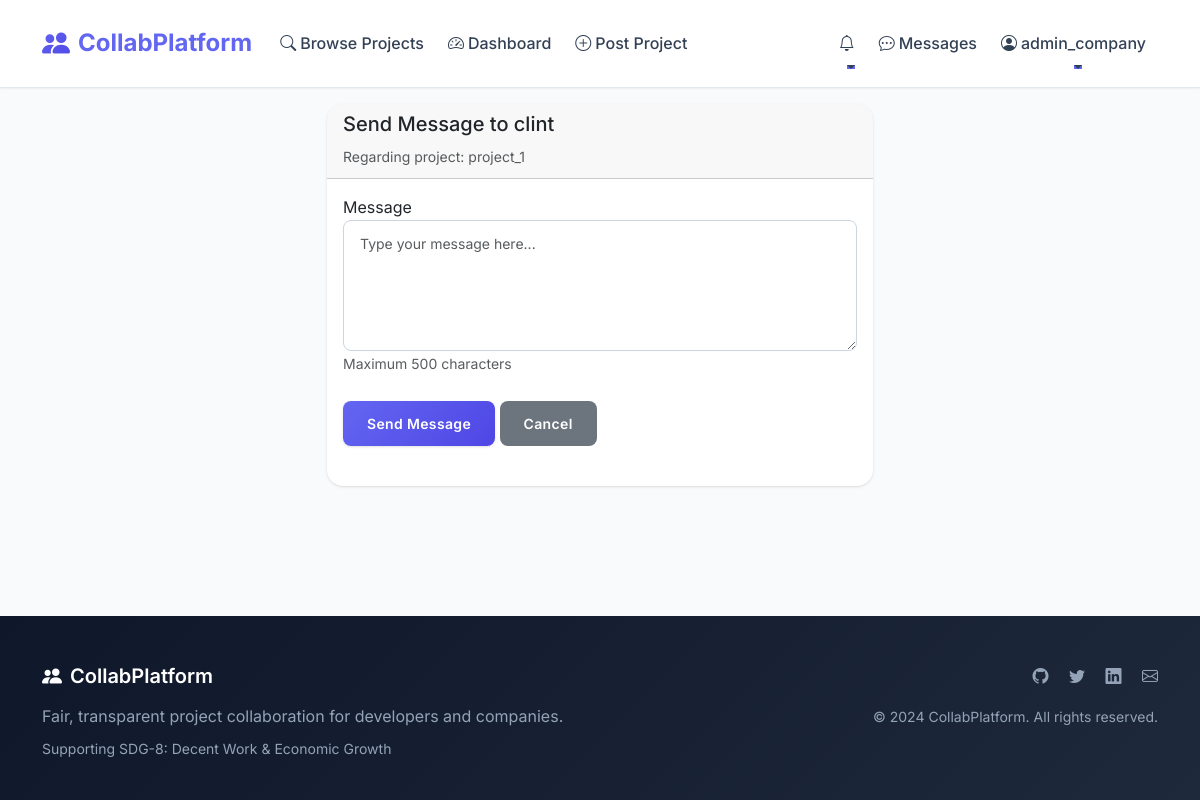
The page /messages/compose/2?project_id=1 (signed in) on the database its author committed.
### app/models.py (models this page shows, shortened)
class User(UserMixin, db.Model):
    id = db.Column(db.Integer, primary_key=True)
    username = db.Column(db.String(80), unique=True, nullable=False)
    email = db.Column(db.String(120), unique=True, nullable=False)
    password_hash = db.Column(db.String(255), nullable=False)
    role = db.Column(db.String(20), nullable=False, default='developer')  # company, developer, admin
    created_at = db.Column(db.DateTime, default=datetime.utcnow)
    is_active = db.Column(db.Boolean, default=True)
    company_profile = db.relationship('CompanyProfile', backref='user', uselist=False)
    developer_profile = db.relationship('DeveloperProfile', backref='user', uselist=False)
    projects = db.relationship('Project', backref='company_user', lazy='dynamic')
    applications = db.relationship('Application', backref='developer_user', lazy='dynamic')

class Project(db.Model):
    id = db.Column(db.Integer, primary_key=True)
    company_id = db.Column(db.Integer, db.ForeignKey('user.id'), nullable=False)
    title = db.Column(db.String(200), nullable=False)
    description = db.Column(db.Text, nullable=False)
    required_skills = db.Column(db.Text)  # JSON string of skills
    deadline = db.Column(db.DateTime, nullable=False)
    winner_reward = db.Column(db.Float, nullable=False)
    participation_reward = db.Column(db.Float, default=0)
    max_shortlist = db.Column(db.Integer, default=10)
    status = db.Column(db.String(20), default='open')  # open, shortlisting, submission, completed, cancelled
    created_at = db.Column(db.DateTime, default=datetime.utcnow)
    updated_at = db.Column(db.DateTime, default=datetime.utcnow, onupdate=datetime.utcnow)
    applications = db.relationship('Application', backref='project', lazy='dynamic', cascade='all, delete-orphan')
    submissions = db.relationship('Submission', backref='project', lazy='dynamic', cascade='all, delete-orphan')
    messages = db.relationship('Message', backref='project', lazy='dynamic', cascade='all, delete-orphan')

### app/routes/main.py (the view, shortened to what this page needs)
@bp.route('/messages/compose/<int:recipient_id>')
@login_required
def compose_message(recipient_id):
    recipient = User.query.get_or_404(recipient_id)
    if recipient.id == current_user.id:
        flash('You cannot send a message to yourself.', 'error')
        return redirect(url_for('main.messages'))
    project_id = request.args.get('project_id', type=int)
    project = None
    if project_id:
        project = Project.query.get(project_id)
    form = MessageForm()
    return render_template('messages/compose.html', form=form, recipient=recipient, project=project)

### app/routes/forms.py
class MessageForm(FlaskForm):
    content = TextAreaField('Message', validators=[DataRequired(), Length(max=500)])
    submit = SubmitField('Send Message')

### app/models.py (called while the page is built)
@login_manager.user_loader
def load_user(user_id):
    return User.query.get(int(user_id))

### app/templates/messages/compose.html (shortened to what this page needs)
{% extends "base.html" %}
{% block content %}
<div class="container mt-4">
    <div class="row">
        <div class="col-md-6 mx-auto">
            <div class="card">
                <div class="card-header">
                    <h5> Send Message to {{ recipient.username }}</h5>
                    {% if project %}
                        <small class="text-muted">Regarding project: {{ project.title }}</small>
                    {% endif %}
                </div>
                <div class="card-body">
                    <form method="POST">
                        <div class="form-group">
                            <label for="{{ form.content.id }}">{{ form.content.label.text }}</label>
                            {{ form.content(class="form-control", rows="5", placeholder="Type your message here...") }}
                            <small class="form-text text-muted">Maximum 500 characters</small>
                        </div>
                        <div class="form-group">
                            {{ form.submit(class="btn btn-primary") }}
                            <a href="{{ url_for('main.messages') }}" class="btn btn-secondary ml-2">Cancel</a>
                        </div>
                    </form>
                </div>
            </div>
        </div>
    </div>
</div>
{% endblock %}

### app/templates/base.html (shortened to what this page needs)
<!DOCTYPE html>
<html lang="en">
<head>
    <link href="https://cdn.jsdelivr.net/npm/bootstrap@5.3.0/dist/css/bootstrap.min.css" rel="stylesheet">
    <link href="https://cdn.jsdelivr.net/npm/bootstrap-icons@1.10.0/font/bootstrap-icons.css" rel="stylesheet">
    <link href="{{ url_for('static', filename='css/style.css') }}" rel="stylesheet">
</head>
<body class="d-flex flex-column min-vh-100">
    <nav class="navbar navbar-expand-lg fixed-top">
        <div class="container">
            <a class="navbar-brand fw-bold" href="{{ url_for('main.index') }}">
                <i class="bi bi-people-fill"></i>
                CollabPlatform
            </a>
            <div class="collapse navbar-collapse" id="navbarNav">
                <ul class="navbar-nav me-auto">
                    <li class="nav-item">
                        <a class="nav-link" href="{{ url_for('main.projects') }}">
                            <i class="bi bi-search me-1"></i>Browse Projects
                        </a>
                    </li>
                    {% if current_user.is_authenticated %}
                        <li class="nav-item">
                            <a class="nav-link" href="{{ url_for('main.dashboard') }}">
                                <i class="bi bi-speedometer2 me-1"></i>Dashboard
                            </a>
                        </li>
                        {% if current_user.role == 'company' %}
                            <li class="nav-item">
                                <a class="nav-link" href="{{ url_for('main.create_project') }}">
                                    <i class="bi bi-plus-circle me-1"></i>Post Project
                                </a>
                            </li>
                        {% endif %}
                    {% endif %}
                </ul>
                <ul class="navbar-nav">
                    {% if current_user.is_authenticated %}
                        <li class="nav-item dropdown">
                            <a class="nav-link dropdown-toggle position-relative" href="#" id="notificationDropdown" role="button" data-bs-toggle="dropdown" aria-expanded="false">
                                <i class="bi bi-bell"></i>
                            </a>
                        </li>
                        <li class="nav-item">
                            <a class="nav-link" href="{{ url_for('main.messages') }}">
                                <i class="bi bi-chat-dots me-1"></i>Messages
                            </a>
                        </li>
                        <li class="nav-item dropdown">
                            <a class="nav-link dropdown-toggle" href="#" id="userDropdown" role="button" data-bs-toggle="dropdown" aria-expanded="false">
                                <i class="bi bi-person-circle me-1"></i>{{ current_user.username }}
                            </a>
                        </li>
                    {% endif %}
                </ul>
            </div>
        </div>
    </nav>
    <main class="flex-grow-1" style="padding-top: 80px;">
        {% block content %}{% endblock %}
    </main>
    <footer class="mt-auto">
        <div class="container">
            <div class="row">
                <div class="col-md-6">
                    <h5><i class="bi bi-people-fill me-2"></i>CollabPlatform</h5>
                    <p>Fair, transparent project collaboration for developers and companies.</p>
                    <p class="small">Supporting SDG-8: Decent Work & Economic Growth</p>
                </div>
                <div class="col-md-6 text-md-end">
                    <div class="mb-3">
                        <a href="#" class="me-3"><i class="bi bi-github"></i></a>
                        <a href="#" class="me-3"><i class="bi bi-twitter"></i></a>
                        <a href="#" class="me-3"><i class="bi bi-linkedin"></i></a>
                        <a href="#"><i class="bi bi-envelope"></i></a>
                    </div>
                    <p class="small">&copy; 2024 CollabPlatform. All rights reserved.</p>
                </div>
            </div>
        </div>
    </footer>
</body>
</html>

### app/static/css/style.css (style rules this page uses)
:root { --primary-color: #6366f1; --primary-dark: #4f46e5; --primary-light: #a5b4fc; --secondary-color: #64748b; --success-color: #10b981; --warning-color: #f59e0b; --danger-color: #ef4444; --info-color: #06b6d4; --light-color: #f8fafc; --dark-color: #0f172a; --gray-50: #f8fafc; --gray-100: #f1f5f9; --gray-200: #e2e8f0; --gray-300: #cbd5e1; --gray-400: #94a3b8; --gray-500: #64748b; --gray-600: #475569; --gray-700: #334155; --gray-800: #1e293b; --gray-900: #0f172a; --shadow-sm: 0 1px 2px 0 rgb(0 0 0 / 0.05); --shadow: 0 1px 3px 0 rgb(0 0 0 / 0.1), 0 1px 2px -1px rgb(0 0 0 / 0.1); --shadow-md: 0 4px 6px -1px rgb(0 0 0 / 0.1), 0 2px 4px -2px rgb(0 0 0 / 0.1); --shadow-lg: 0 10px 15px -3px rgb(0 0 0 / 0.1), 0 4px 6px -4px rgb(0 0 0 / 0.1); --shadow-xl: 0 20px 25px -5px rgb(0 0 0 / 0.1), 0 8px 10px -6px rgb(0 0 0 / 0.1); --radius-sm: 0.375rem; --radius: 0.5rem; --radius-md: 0.75rem; --radius-lg: 1rem; --radius-xl: 1.5rem; }
* { box-sizing: border-box; }
body { font-family: 'Inter', -apple-system, BlinkMacSystemFont, 'Segoe UI', Roboto, sans-serif; line-height: 1.6; color: var(--gray-800); background-color: var(--gray-50); font-weight: 400; -webkit-font-smoothing: antialiased; -moz-osx-font-smoothing: grayscale; }
.card { border: none; border-radius: var(--radius-lg); transition: all 0.3s cubic-bezier(0.4, 0, 0.2, 1); box-shadow: var(--shadow); background: white; overflow: hidden; }
.btn { border-radius: var(--radius); font-weight: 600; padding: 0.75rem 1.5rem; transition: all 0.3s cubic-bezier(0.4, 0, 0.2, 1); border: none; font-size: 0.875rem; letter-spacing: 0.025em; position: relative; overflow: hidden; }
.btn::before { content: ''; position: absolute; top: 0; left: -100%; width: 100%; height: 100%; background: linear-gradient(90deg, transparent, rgba(255,255,255,0.2), transparent); transition: left 0.5s; }
.btn-primary { background: linear-gradient(135deg, var(--primary-color) 0%, var(--primary-dark) 100%); color: white; box-shadow: var(--shadow); }
.navbar { backdrop-filter: blur(20px); background: rgba(255, 255, 255, 0.95) !important; border-bottom: 1px solid var(--gray-200); box-shadow: var(--shadow-sm); padding: 1rem 0; }
.navbar-brand { font-size: 1.5rem; font-weight: 700; color: var(--primary-color) !important; display: flex; align-items: center; gap: 0.5rem; }
.navbar-brand i { font-size: 1.75rem; background: linear-gradient(135deg, var(--primary-color) 0%, var(--primary-dark) 100%); -webkit-background-clip: text; -webkit-text-fill-color: transparent; background-clip: text; }
.navbar-nav .nav-link { font-weight: 500; margin: 0 0.25rem; border-radius: var(--radius); transition: all 0.3s ease; color: var(--gray-700) !important; position: relative; }
.navbar-nav .nav-link::after { content: ''; position: absolute; bottom: -5px; left: 50%; width: 0; height: 2px; background: var(--primary-color); transition: all 0.3s ease; transform: translateX(-50%); }
.form-control, .form-select { border-radius: var(--radius); border: 1px solid var(--gray-300); padding: 0.75rem 1rem; transition: all 0.3s ease; font-size: 0.875rem; background-color: white; }
.form-group { margin-bottom: 1.5rem; }
footer { margin-top: auto; background: linear-gradient(135deg, var(--gray-900) 0%, var(--gray-800) 100%); color: var(--gray-300); padding: 3rem 0 2rem; }
footer h5 { color: white; font-weight: 600; margin-bottom: 1rem; }
footer p { color: var(--gray-400); margin-bottom: 0.5rem; }
footer a { color: var(--gray-400); text-decoration: none; transition: color 0.3s ease; }

### rows shown on the page
User: username "admin_company"
User: username "clint"
Project: title "project_1"
